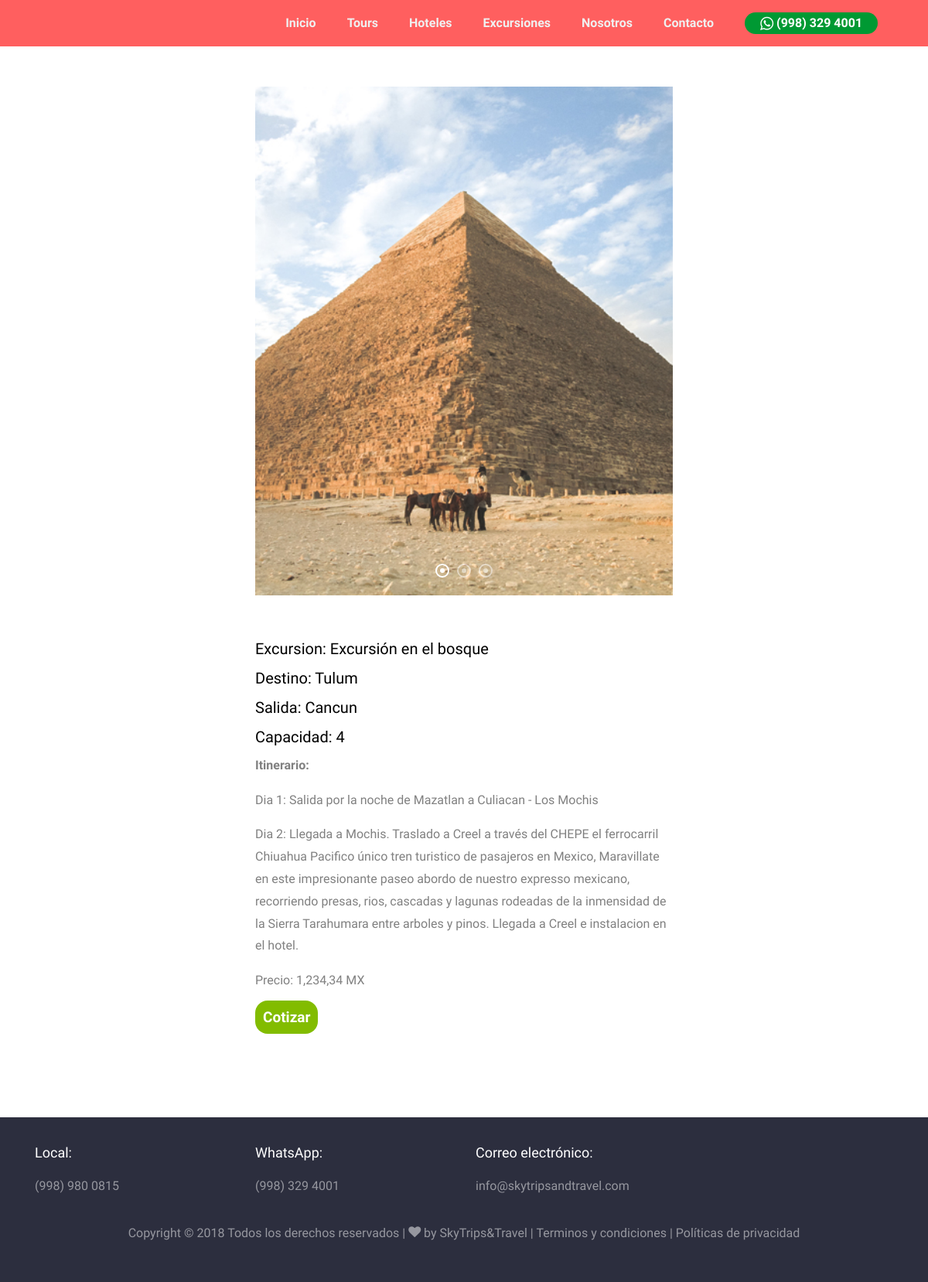
The app's page /excursiones/4 with its own data.
### excursiones/models.py (models this page shows, shortened)
class imagenes(models.Model):
    property = models.ForeignKey(excursiones, related_name='images', on_delete=models.PROTECT)
    image = models.ImageField()
    class Meta:
        verbose_name = 'imagen'
        verbose_name_plural = 'Slider detalle'

class excursiones(models.Model):
    nombre_excursion = models.CharField(max_length=50)
    destino = models.CharField(max_length=50)
    salida = models.CharField(max_length=50)
    itinerario = RichTextField()
    capacidad_maxima = models.IntegerField()
    costo = models.CharField(max_length=50)
    imagen = models.ImageField(verbose_name="Imagen", upload_to="excursiones")
    recomendado = models.BooleanField(default=False)
    creacion = models.DateTimeField(auto_now_add=True, verbose_name="Fecha de creación")
    actualizacion = models.DateTimeField(auto_now=True, verbose_name="Fecha de actualizacion")
    class Meta:
        verbose_name = 'Excursiones'
        verbose_name_plural = 'Excursiones'
        ordering = ['-creacion']

### excursiones/views.py (the view)
# urls.py: path('excursiones/<int:pk>', excursiones_views.Excursiones_details, name="excursiones"),
def Excursiones_details(request, pk):
    property = excursiones.objects.get(pk=pk)
    image_list = property.images.all()
    return render(request, 'excursiones/serviciosdetails.html', {'excursion':property,'slider':image_list})

### excursiones/templates/excursiones/serviciosdetails.html (shortened to what this page needs)
{% extends 'core/base.html' %}
{% block  content %}
<section class="ftco-section">
  <div class="container">
    <div class="row">
      <div class="col-lg-12">
        <div class="row justify-content-center">
            <div class="col-md-6 col-lg-6 mb-6 ftco-animate">
              <section class="home-slider owl-carousel">
                {% for slide in slider %}
                  <div class="slider-item" style="min-height: 350px;background-image: url('{{slide.image.url}}');" data-stellar-background-ratio="0.5">
                  </div>
                {% endfor %}
              </section>
              <br>
              <h5 class="heading">Excursion: {{excursion.nombre_excursion}}</h5>
              <h5>Destino: {{excursion.destino}}</h5>
              <h5>Salida: {{excursion.salida}}</h5>
              <h5>Capacidad: {{excursion.capacidad_maxima}}</h5>
              <span style="font-weight:bold;">Itinerario: </span><p>{{excursion.itinerario|safe}}</p>
              <p class="price">Precio: {{excursion.costo}}</p>
              <a href="http://bit.ly/2OmOBYh" target="_blank"><span class="bt-copmprar price" style="color:white!important;font-size:19px;">Cotizar</span></a>
            </div>
        </div>
    </div>
  </div>
</section>
{% endblock %}

### records on screen
imagenes: image (picture)
excursiones: nombre_excursion "Excursión en el bosque", destino "Tulum", salida "Cancun", capacidad_maxima "4", itinerario "Dia 1: Salida por la noche de Mazatlan a Culiacan - Los Mochis Dia 2: Llegada a Mochis. Traslado a Creel a través del CHEPE el ferrocarril Chiuahua Pacifico único tren turistico de pasajeros en Mexico, Maravillate en este impresionante paseo abordo de nuestro expresso mexicano, recorriendo presas, rios, cascadas y lagunas rodeadas de la inmensidad de la Sierra Tarahumara entre arboles y pinos. Llegada a Creel e instalacion en el hotel.", costo "1,234,34 MX"
